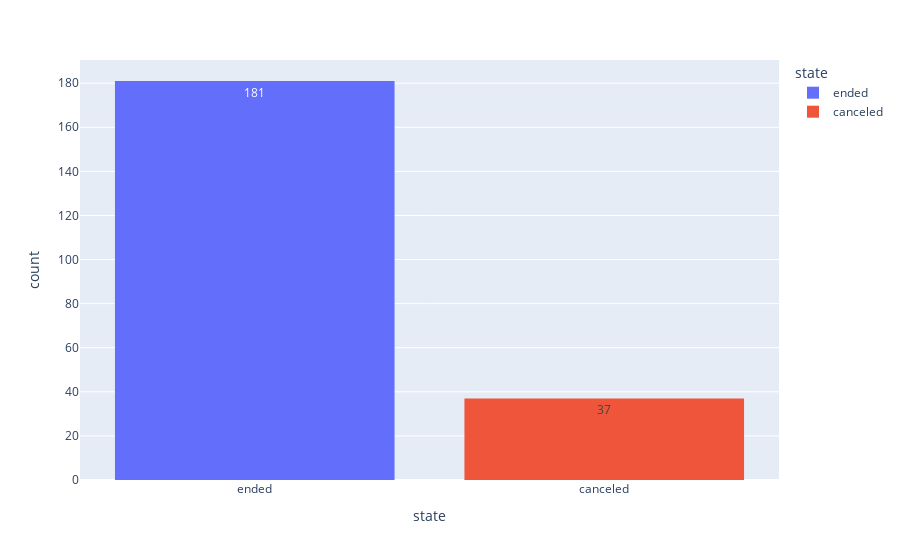

The notebook cell saved with this chart:
### Code cell
fig = px.histogram(df_delay_new[df_delay_new['delay_checkin']==True],
                    x = "state",
                    color = 'state',
                    text_auto = '.0f',
                    )
fig.show()

### Figure 1 — Plotly figure (JSON) as saved in the notebook; plotly's stock layout.template omitted (floating-point values rounded to 4 significant figures; data arrays with more than 128 entries replaced by an {"elided": "..."} marker saying what was removed)
{"data": [{"alignmentgroup": "True", "bingroup": "x", "hovertemplate": "state=%{x}<br>count=%{y}<extra></extra>", "legendgroup": "ended", "marker": {"color": "#636efa", "pattern": {"shape": ""}}, "name": "ended", "offsetgroup": "ended", "orientation": "v", "showlegend": true, "texttemplate": "%{value:.0f}", "type": "histogram", "x": {"elided": "181 str values"}, "xaxis": "x", "yaxis": "y"}, {"alignmentgroup": "True", "bingroup": "x", "hovertemplate": "state=%{x}<br>count=%{y}<extra></extra>", "legendgroup": "canceled", "marker": {"color": "#EF553B", "pattern": {"shape": ""}}, "name": "canceled", "offsetgroup": "canceled", "orientation": "v", "showlegend": true, "texttemplate": "%{value:.0f}", "type": "histogram", "x": ["canceled", "canceled", "canceled", "canceled", "canceled", "canceled", "canceled", "canceled", "canceled", "canceled", "canceled", "canceled", "canceled", "canceled", "canceled", "canceled", "canceled", "canceled", "canceled", "canceled", "canceled", "canceled", "canceled", "canceled", "canceled", "canceled", "canceled", "canceled", "canceled", "canceled", "canceled", "canceled", "canceled", "canceled", "canceled", "canceled", "canceled"], "xaxis": "x", "yaxis": "y"}], "layout": {"barmode": "relative", "legend": {"title": {"text": "state"}, "tracegroupgap": 0}, "margin": {"t": 60}, "xaxis": {"anchor": "y", "categoryarray": ["ended", "canceled"], "categoryorder": "array", "domain": [0, 1], "title": {"text": "state"}}, "yaxis": {"anchor": "x", "domain": [0, 1], "title": {"text": "count"}}}}
